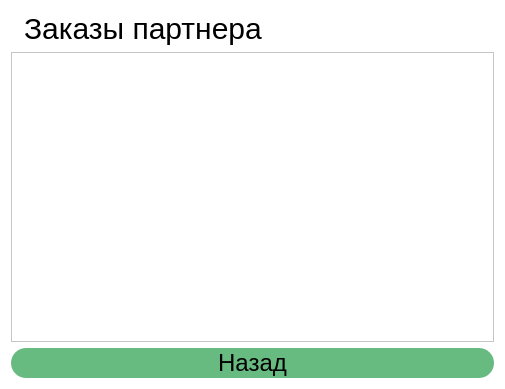
<?xml version="1.0" encoding="UTF-8"?>
<ui version="4.0">
 <class>sales_history</class>
 <widget class="QWidget" name="sales_history">
  <property name="geometry">
   <rect>
    <x>0</x>
    <y>0</y>
    <width>505</width>
    <height>389</height>
   </rect>
  </property>
  <property name="windowTitle">
   <string>Form</string>
  </property>
  <property name="styleSheet">
   <string notr="true">font: 18pt &quot;Arial&quot;;
background-color: white;
color: black;</string>
  </property>
  <layout class="QGridLayout" name="gridLayout">
   <item row="0" column="0">
    <layout class="QHBoxLayout" name="horizontalLayout">
     <item>
      <widget class="QLabel" name="label_2">
       <property name="maximumSize">
        <size>
         <width>50</width>
         <height>50</height>
        </size>
       </property>
       <property name="styleSheet">
        <string notr="true">background-color:none;</string>
       </property>
       <property name="text">
        <string/>
       </property>
       <property name="pixmap">
        <pixmap>../icons/masterpol.ico</pixmap>
       </property>
       <property name="scaledContents">
        <bool>true</bool>
       </property>
      </widget>
     </item>
     <item>
      <widget class="QLabel" name="label_name">
       <property name="styleSheet">
        <string notr="true">font-size: 30px;
background-color: none;</string>
       </property>
       <property name="text">
        <string>Заказы партнера</string>
       </property>
      </widget>
     </item>
     <item>
      <spacer name="horizontalSpacer">
       <property name="orientation">
        <enum>Qt::Orientation::Horizontal</enum>
       </property>
       <property name="sizeHint" stdset="0">
        <size>
         <width>40</width>
         <height>20</height>
        </size>
       </property>
      </spacer>
     </item>
    </layout>
   </item>
   <item row="1" column="0">
    <widget class="QScrollArea" name="scrollArea">
     <property name="widgetResizable">
      <bool>true</bool>
     </property>
     <widget class="QWidget" name="scrollAreaWidgetContents">
      <property name="geometry">
       <rect>
        <x>0</x>
        <y>0</y>
        <width>479</width>
        <height>259</height>
       </rect>
      </property>
      <layout class="QGridLayout" name="gridLayout_2">
       <item row="0" column="0">
        <layout class="QVBoxLayout" name="verticalLayout"/>
       </item>
      </layout>
     </widget>
    </widget>
   </item>
   <item row="2" column="0">
    <layout class="QVBoxLayout" name="verticalLayout_2">
     <item>
      <widget class="QPushButton" name="button_exit">
       <property name="minimumSize">
        <size>
         <width>200</width>
         <height>30</height>
        </size>
       </property>
       <property name="maximumSize">
        <size>
         <width>16777215</width>
         <height>16777215</height>
        </size>
       </property>
       <property name="styleSheet">
        <string notr="true">background-color:#67Ba80;
border-radius: 15px;
border: none;
font-weight: bolder;
font-size: 18pt;
</string>
       </property>
       <property name="text">
        <string>Назад</string>
       </property>
      </widget>
     </item>
    </layout>
   </item>
  </layout>
 </widget>
 <resources/>
 <connections/>
</ui>
